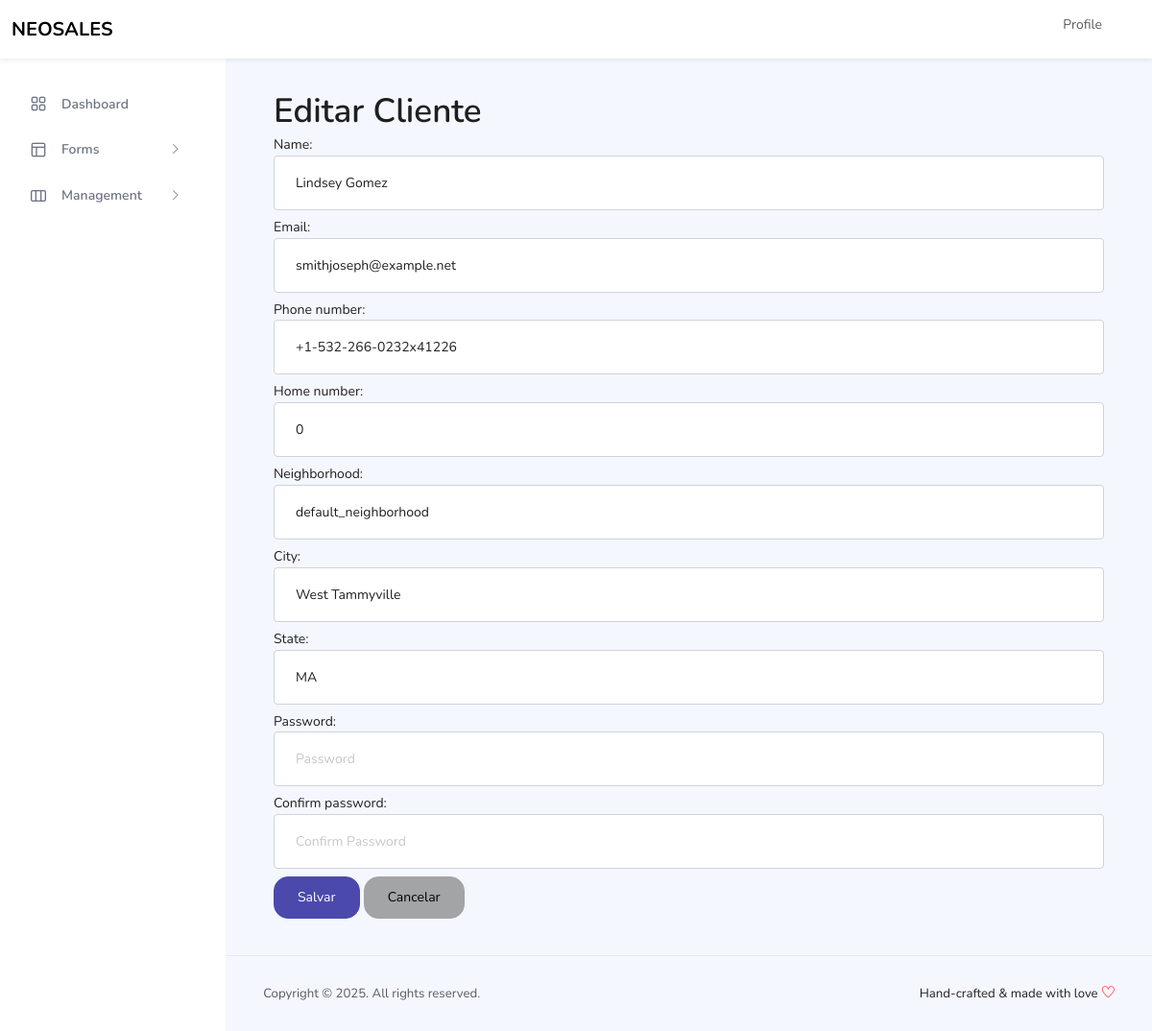
/management/customers/19/edit/, run on the app's committed database.
### store/models.py (models this page shows, shortened)
class Customer(models.Model):
    name = models.CharField(max_length=100)
    home_number = models.IntegerField()
    neighborhood = models.CharField(max_length=100)
    state = models.CharField(max_length=2)
    city = models.CharField(max_length=50)
    email = models.EmailField(unique=True)
    phone_number = models.CharField(max_length=20, blank=True)
    date_joined = models.DateTimeField(auto_now_add=True)
    password = models.CharField(max_length=128)

### store/views.py (the view)
# urls.py: path("management/customers/<int:id>/edit/", views.update_customer, name="update_customer"),
def update_customer(request, id):
    customer = get_object_or_404(Customer, id=id)
    if request.method == "POST":
        form = CustomerForm(request.POST, instance=customer)
        if form.is_valid():
            form.save()
            return redirect('manage_customers')
    else:
        form = CustomerForm(instance=customer)
    return render(request, 'management/update_customer.html', {'form': form})

### templates/management/update_customer.html (shortened to what this page needs)
{% extends "_base.html" %}
{% block content %}
<div class="container">
    <h2>Editar Cliente</h2>
    <form method="post">
        {{ form.as_p }}
        <button type="submit" class="btn btn-primary">Salvar</button>
        <a href="{% url 'manage_customers' %}" class="btn btn-secondary">Cancelar</a>
    </form>
</div>
{% endblock %}

### data on the page
Customer: name "Lindsey Gomez", email "smithjoseph@example.net", phone_number "+1-532-266-0232x41226", home_number "0", neighborhood "default_neighborhood", city "West Tammyville", state "MA"
